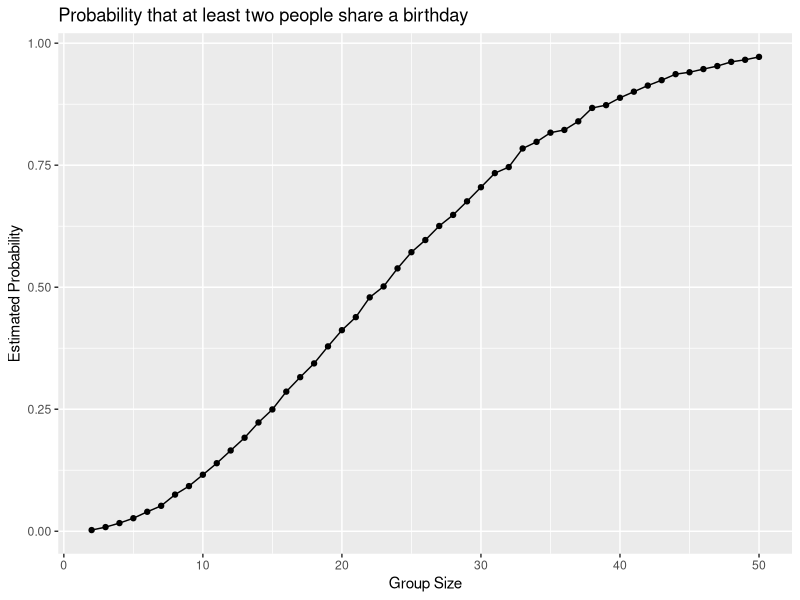

Recreate this plot in R. (Note: this script raises an error after producing the figure.)
## ---- chunk 1
library(tidyverse)
set.seed(1)

shared_bday = function(n_group) {

  sim_bday = sample(1:365, size = n_group, replace = TRUE)
  any(duplicated(sim_bday))

}

#For any(duplicated()) was unsure where to find in notes so used AI to help find this function. The use is straightforward, if any of the called upon birthdays from the sample() are duplicated.
#Duplicated flags birthdays already included in sample. Any() returns true if a birthday is repeated, false if not. 
## ---- chunk 2
bday_results_df =
  expand_grid(
    group_size = 2:50,
    iter = 1:10000
  ) |>
  mutate(shared = map(group_size, shared_bday)) |>
  unnest(shared) |>
  group_by(group_size) |>
  summarize(prob_shared = mean(shared))

bday_results_df
## ---- chunk 3
bday_results_df |>
  ggplot(aes(x = group_size, y = prob_shared)) +
  geom_point() +
  geom_path() +
  labs(
    title = "Probability that at least two people share a birthday",
    x = "Group Size",
    y = "Estimated Probability"
  )
## ---- chunk 4
study_df =
  tibble(
    files = list.files("data/"),
    path = str_c("data/", files)
  ) |>
  mutate(data = map(path, read_csv)) |>
  unnest(data)

study_df
## ---- chunk 5

tidy_df = 
  study_df |>
  mutate(
    subject = str_replace(files, ".csv", ""),
    arm = str_sub(subject, 1, 3),
    arm = recode_values(arm, "con" ~ "control", "exp" ~ "experimental")) |>
  pivot_longer(
    week_1:week_8,
    names_to = "week",
    values_to = "observation",
    names_prefix = "week_") |>
  mutate(week = as.numeric(week)) |>
  select(subject, arm, week, observation)

tidy_df

#R gave me a warning so I switched case_match() to recode_values()

#replaced the name using mutate and then used case match to make con -> control and exp -> experimental
